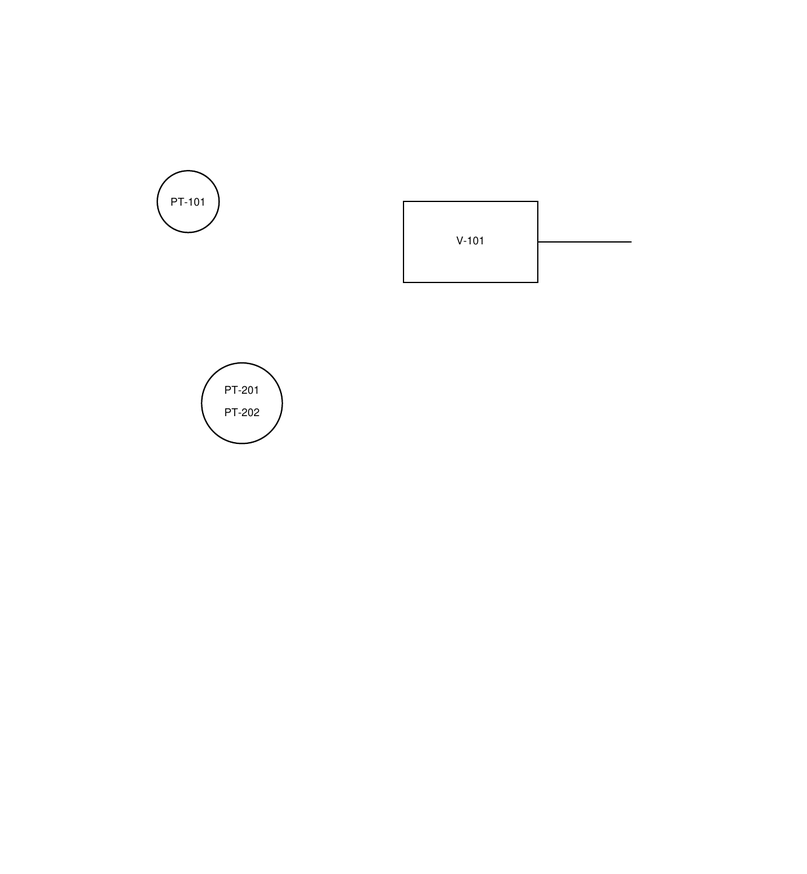
#> input picture fixtures/rendered_text_links/page-1.png, 807 x 874 px, shrunk from 1334 x 1445 before the run
$ python -i bubbles.py   (imports and definitions only)
#> lines starting #> are read from the running program, lines starting #| are printed output that depends on the picture; after the words box and inside, x2 and y2 are one past the last pixel; in counts of white or black regions, pixels touching at a corner belong together
"""Geometry-supported bubble processing: ring, interior, divider and the actual code/number text bands.

Input: a grey crop of ONE detector box (RF-DETR Instrument_* proposal). Output: boxes in the crop's pixel frame plus quality flags.
Nothing here reads text and nothing repairs a string. When the geometry does not support a convincing code or number band the band is
withheld (abstention) and the reason is recorded, so the recogniser is not asked to read ring strokes or blank paper.

Preserved for review: the original crop, the interior crop (outside the ring masked white), the code band, the number band, and the
transform (all boxes are pixel boxes of the original crop; `scale_note` records the render the crop came from).
"""

import numpy as np

MIN_INK_FRACTION = .012      # a band with less ink than this holds no convincing text
MIN_BAND_ROWS = 5            # pixels
DIVIDER_MIN_SPAN = .85       # of the interior width
DIVIDER_MIN_DENSITY = .28    # a dashed 1-bit divider still inks about a third of its row


def _binary(gray):
    import cv2
    blur = cv2.GaussianBlur(gray, (3, 3), 0)
    _, ink = cv2.threshold(blur, 0, 255, cv2.THRESH_BINARY_INV + cv2.THRESH_OTSU)
    return ink > 0


def find_ring(gray):
    """Best circle (cx, cy, r) from a Hough search limited to the crop size, else None."""
    import cv2
    h, w = gray.shape
    side = min(h, w)
    if side < 16:
        return None
    blur = cv2.GaussianBlur(gray, (5, 5), 0)
    found = cv2.HoughCircles(blur, cv2.HOUGH_GRADIENT, dp=1, minDist=side, param1=100, param2=14,
                             minRadius=int(.34 * side), maxRadius=int(.58 * side))
    if found is None:
        return None
    cx, cy, r = (float(v) for v in found[0][0])
    return cx, cy, r


def _row_span(ink_row):
    """(span fraction, ink fraction) of one row: a divider stretches across the interior even when dashed or dotted."""
    cols = np.flatnonzero(ink_row)
    if cols.size < 3:
        return 0.0, 0.0
    return (cols[-1] - cols[0] + 1) / ink_row.size, cols.size / ink_row.size


def analyse(gray, *, shape="circle"):
    """Geometry of one bubble crop. `shape` is 'circle' (Instrument_Field) or 'box' (Instrument_Panel and other square symbols)."""
    gray = np.asarray(gray, dtype=np.uint8)
    h, w = gray.shape
    flags = []
    ink = _binary(gray)
    ring = find_ring(gray) if shape == "circle" else None
    if shape == "circle" and ring is None:
        flags.append("NO_RING_FOUND")
    if ring is not None:
        cx, cy, r = ring
        yy, xx = np.mgrid[0:h, 0:w]
        inside = (xx - cx) ** 2 + (yy - cy) ** 2 <= (.80 * r) ** 2          # excludes the ring stroke and its anti-aliasing
        x0, x1 = max(0, int(cx - .80 * r)), min(w, int(cx + .80 * r) + 1)
        y0, y1 = max(0, int(cy - .80 * r)), min(h, int(cy + .80 * r) + 1)
    else:
        inset_x, inset_y = int(.12 * w), int(.12 * h)
        inside = np.zeros((h, w), bool)
        inside[inset_y:h - inset_y, inset_x:w - inset_x] = True
        x0, x1, y0, y1 = inset_x, w - inset_x, inset_y, h - inset_y
        cx, cy, r = w / 2, h / 2, min(w, h) / 2
    interior = ink & inside
    if x1 - x0 < 8 or y1 - y0 < 8:
        return dict(status="ABSTAIN", reason="INTERIOR_TOO_SMALL", flags=flags + ["INTERIOR_TOO_SMALL"], ring=None, interior_box=None,
                    divider_y=None, code_band=None, number_band=None)
    width = x1 - x0
    # Divider: a long horizontal run in the middle third of the interior (a text stroke is much shorter).
    mid_lo, mid_hi = y0 + int(.30 * (y1 - y0)), y0 + int(.70 * (y1 - y0))
    divider = None
    candidates = []
    for y in range(mid_lo, mid_hi + 1):
        span, density = _row_span(interior[y, x0:x1])
        # Letters and digits stay well under the full interior width; a (possibly dashed) divider does not.
        if span >= DIVIDER_MIN_SPAN and density >= DIVIDER_MIN_DENSITY:
            candidates.append(y)
    if candidates:
        # a divider is 1-4 px thick; take the centre of the first contiguous group
        group = [candidates[0]]
        for y in candidates[1:]:
            if y - group[-1] <= 2:
                group.append(y)
            else:
                break
        thin = len(group) <= max(4, int(.10 * (y1 - y0)))
        above = int((interior[y0:group[0], x0:x1].sum(axis=1) > 0).sum())
        below = int((interior[group[-1] + 1:y1, x0:x1].sum(axis=1) > 0).sum())
        # A real divider separates two text areas. A lone text line's baseline strokes look wide too, but nothing sits below them.
        if thin and above >= MIN_BAND_ROWS and below >= MIN_BAND_ROWS:
            divider = float(sum(group)) / len(group)
            d_lo, d_hi = group[0], group[-1]
    if divider is None:
        flags.append("NO_DIVIDER")

    def band(top, bottom):
        if bottom - top < MIN_BAND_ROWS:
            return None, "BAND_TOO_THIN"
        sub = interior[top:bottom, x0:x1]
        rows = np.where(sub.sum(axis=1) > 0)[0]
        cols = np.where(sub.sum(axis=0) > 0)[0]
        if rows.size == 0 or cols.size == 0:
            return None, "NO_TEXT_INK"
        r0, r1, c0, c1 = rows[0], rows[-1] + 1, cols[0], cols[-1] + 1
        if r1 - r0 < MIN_BAND_ROWS or sub[r0:r1, c0:c1].mean() < MIN_INK_FRACTION:
            return None, "NO_CONVINCING_INK"
        pad = 2
        return [max(0, x0 + c0 - pad), max(0, top + r0 - pad), min(w, x0 + c1 + pad), min(h, top + r1 + pad)], None

    code = number = None
    code_reason = number_reason = None
    if divider is not None:
        code, code_reason = band(y0, d_lo)
        number, number_reason = band(d_hi + 1, y1)
    else:
        # No divider line: use the ACTUAL row structure of the ink. Two text row-groups separated by a blank gap are two bands
        # (stacked code over number); one group is a single band; anything else is ambiguous and abstains. Never a fixed split.
        rows = np.flatnonzero(interior[y0:y1, x0:x1].sum(axis=1) > 0) + y0
        groups = []
        for y in rows:
            if groups and y - groups[-1][-1] <= 1:
                groups[-1].append(int(y))
            else:
                groups.append([int(y)])
        groups = [g for g in groups if len(g) >= 3]                      # specks and ring remnants are not text rows
        if len(groups) == 2 and groups[1][0] - groups[0][-1] >= 2 and min(len(g) for g in groups) >= MIN_BAND_ROWS:
            code, code_reason = band(groups[0][0], groups[0][-1] + 1)
            number, number_reason = band(groups[1][0], groups[1][-1] + 1)
            flags.append("BANDS_FROM_ROW_GAP")
        elif len(groups) == 1:
            code, code_reason = band(y0, y1)
            number_reason = "ONE_TEXT_ROW_GROUP_NO_NUMBER_BAND"
        elif not groups:
            code_reason = number_reason = "NO_TEXT_INK"
        else:
            code_reason = number_reason = "AMBIGUOUS_ROW_GROUPS_" + str(len(groups))
    for reason in (code_reason, number_reason):
        if reason and reason not in flags:
            flags.append(reason)
    status = "OK" if code is not None and number is not None else ("PARTIAL" if code is not None or number is not None else "ABSTAIN")
    return dict(status=status, flags=flags, ring=dict(cx=cx, cy=cy, r=r) if ring is not None else None,
                interior_box=[x0, y0, x1, y1], divider_y=divider, code_band=code, number_band=number,
                crop_size=[w, h], scale_note="pixel boxes of the supplied crop")


def interior_crop(gray, result):
    """The crop with everything outside the ring interior painted white (original crop is kept by the caller)."""
    gray = np.asarray(gray, dtype=np.uint8).copy()
    h, w = gray.shape
    if result.get("ring"):
        cx, cy, r = result["ring"]["cx"], result["ring"]["cy"], result["ring"]["r"]
        yy, xx = np.mgrid[0:h, 0:w]
        gray[(xx - cx) ** 2 + (yy - cy) ** 2 > (.80 * r) ** 2] = 255
    elif result.get("interior_box"):
        x0, y0, x1, y1 = result["interior_box"]
        mask = np.ones((h, w), bool)
        mask[y0:y1, x0:x1] = False
        gray[mask] = 255
    return gray


def to_media_box(box_px, crop_box_media, crop_size):
    """Map a pixel box of the crop into the media-normalised frame (axis-aligned; the crop is not rotated)."""
    w, h = crop_size
    a, b, c, d = box_px
    bw, bh = crop_box_media["x1"] - crop_box_media["x0"], crop_box_media["y1"] - crop_box_media["y0"]
    return dict(x0=crop_box_media["x0"] + a / w * bw, y0=crop_box_media["y0"] + b / h * bh,
                x1=crop_box_media["x0"] + c / w * bw, y1=crop_box_media["y0"] + d / h * bh)

>>> import cv2
>>> picture = cv2.imread('../../../../fixtures/rendered_text_links/page-1.png', cv2.IMREAD_GRAYSCALE)
#> picture is the input picture: shape (874, 807); min 0, max 255, mean 254.4
>>> result = analyse(picture)
#> in _binary, `_, ink = cv2.threshold(blur, 0, 255, cv2.THRESH_BINARY_INV + cv2.THRES..`:
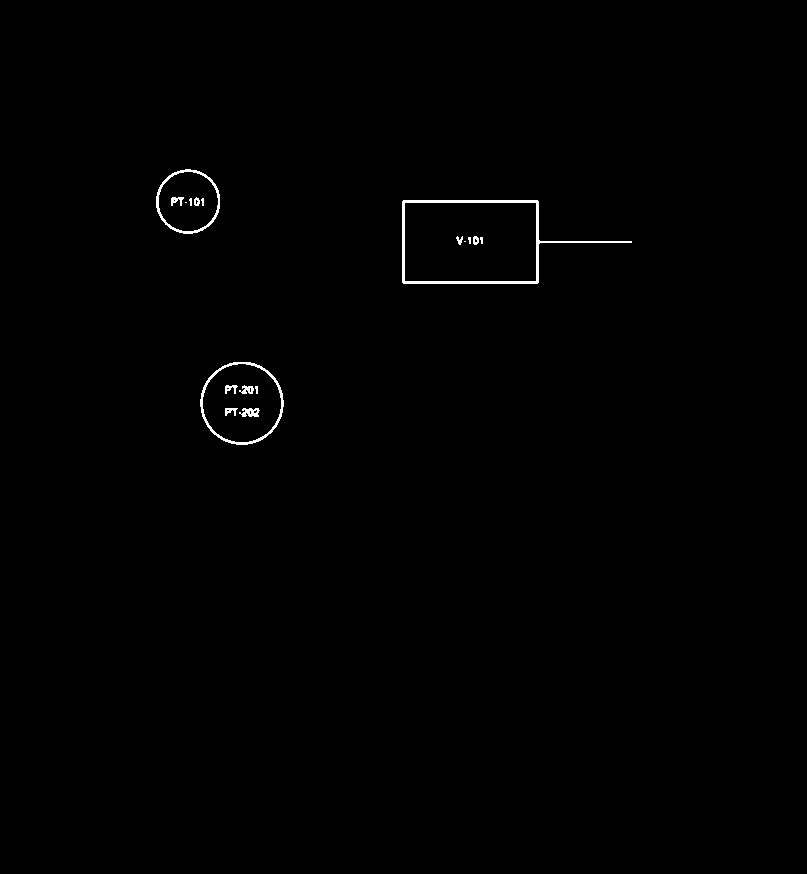
#> ink: shape (874, 807); 0.47% white; 18 white regions (7 under 20 px), largest, box (x1, y1, x2, y2) and area: (402, 200, 632, 284) 1474, (200, 362, 284, 445) 695, (156, 169, 220, 234) 531
#> in find_ring, `found = cv2.HoughCircles(blur, cv2.HOUGH_GRADIENT, dp=1, minDist=side,..`: found = None
#> the loop in analyse, `for y in range(mid_lo, mid_hi + 1):` made 268 passes
#> (span, density) on passes 1 to 3: (0, 0), (0, 0), (0, 0)
#> after the loop in analyse, `for y in range(mid_lo, mid_hi + 1):`: candidates = []
#> in analyse, `rows = np.flatnonzero(interior[y0:y1, x0:x1].sum(axis=1) > 0) + y0`: rows = 198 values from 169 to 444
#> after the loop in analyse, `for y in rows:`: groups = 2 items
#> in band, `sub = interior[top:bottom, x0:x1]`:
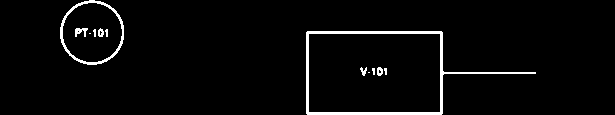
#> sub: shape (115, 615) bool; 3.2% white; 12 white regions (6 under 20 px), largest, box (x1, y1, x2, y2) and area: (306, 31, 536, 115) 1474, (60, 0, 124, 65) 531, (75, 28, 88, 37) 69, (377, 67, 383, 76) 41, (98, 28, 104, 37) 38, (360, 67, 367, 76) 35
#> in band, `rows = np.where(sub.sum(axis=1) > 0)[0]`: rows = 115 values from 0 to 114
#> in band, `cols = np.where(sub.sum(axis=0) > 0)[0]`: cols = 294 values from 60 to 535
#> in band, `r0, r1, c0, c1 = rows[0], rows[-1] + 1, cols[0], cols[-1] + 1`: r0 = 0; r1 = 115; c0 = 60; c1 = 536
#> in analyse, `code, code_reason = band(groups[0][0], groups[0][-1] + 1)`: code = [154, 167, 634, 286]
#> call 2 of band, with top = 362, bottom = 445
#> in band (call 2), `sub = interior[top:bottom, x0:x1]`:
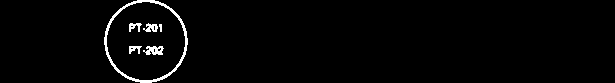
#> sub: shape (83, 615) bool; 2.1% white in thin lines or dots, all inside (x1, y1, x2, y2) = (104, 0, 188, 83)
#> in band (call 2), `rows = np.where(sub.sum(axis=1) > 0)[0]`: rows = 83 values from 0 to 82
#> in band (call 2), `cols = np.where(sub.sum(axis=0) > 0)[0]`: cols = 84 values from 104 to 187
#> in band (call 2), `r0, r1, c0, c1 = rows[0], rows[-1] + 1, cols[0], cols[-1] + 1`: r1 = 83; c0 = 104; c1 = 188
#> in analyse, `number, number_reason = band(groups[1][0], groups[1][-1] + 1)`: number = [198, 360, 286, 447]
#> the loop in analyse, `for reason in (code_reason, number_reason):` made 2 passes
#> reason on passes 1 to 2: None, None
#> after the loop in analyse, `for reason in (code_reason, number_reason):`: flags = ['NO_RING_FOUND', 'NO_DIVIDER', 'BANDS_FROM_ROW_GAP']
#> in analyse, `status = "OK" if code is not None and number is not None else ("PARTIA..`: status = 'OK'
#> result = 9 items
